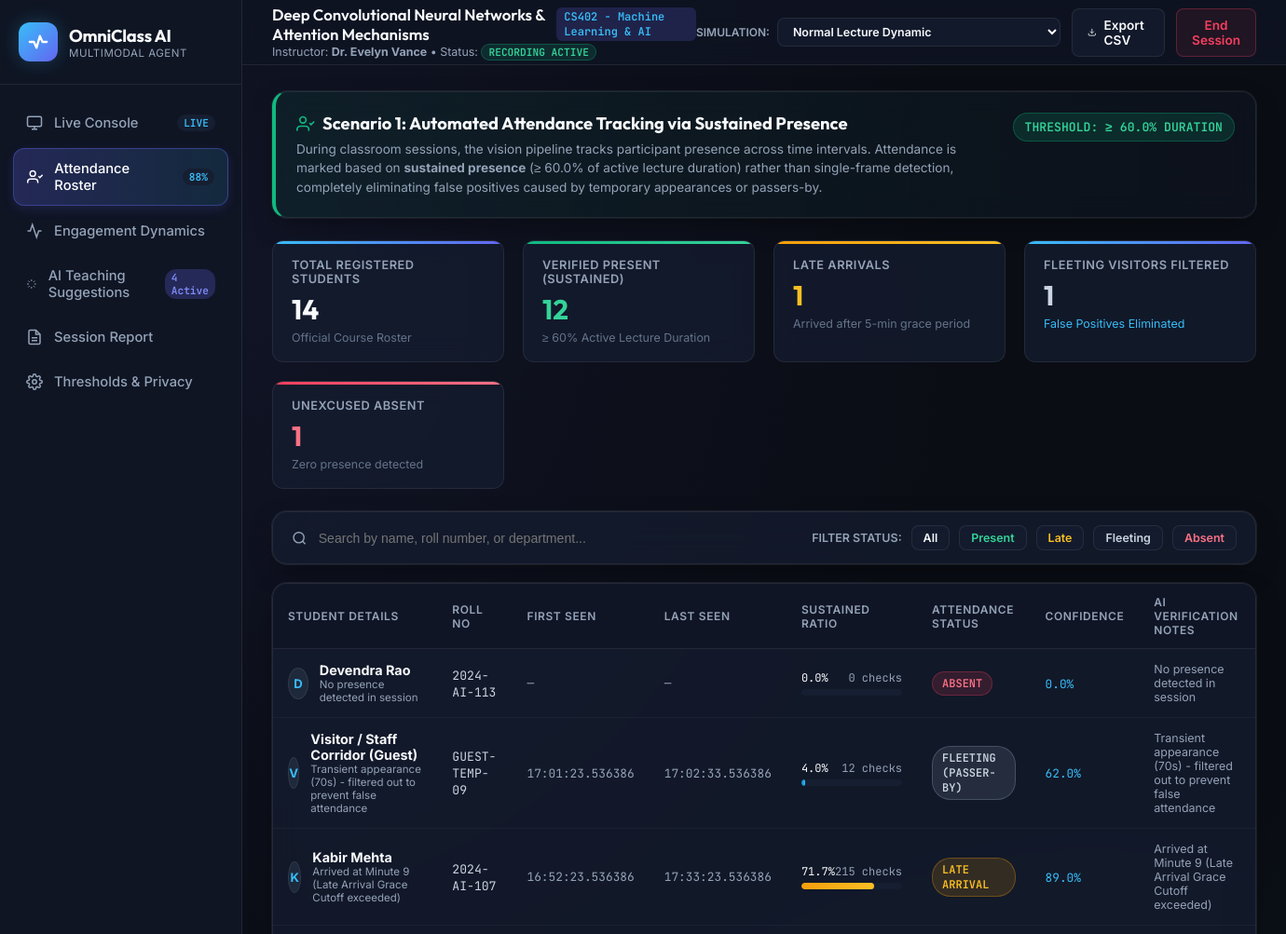
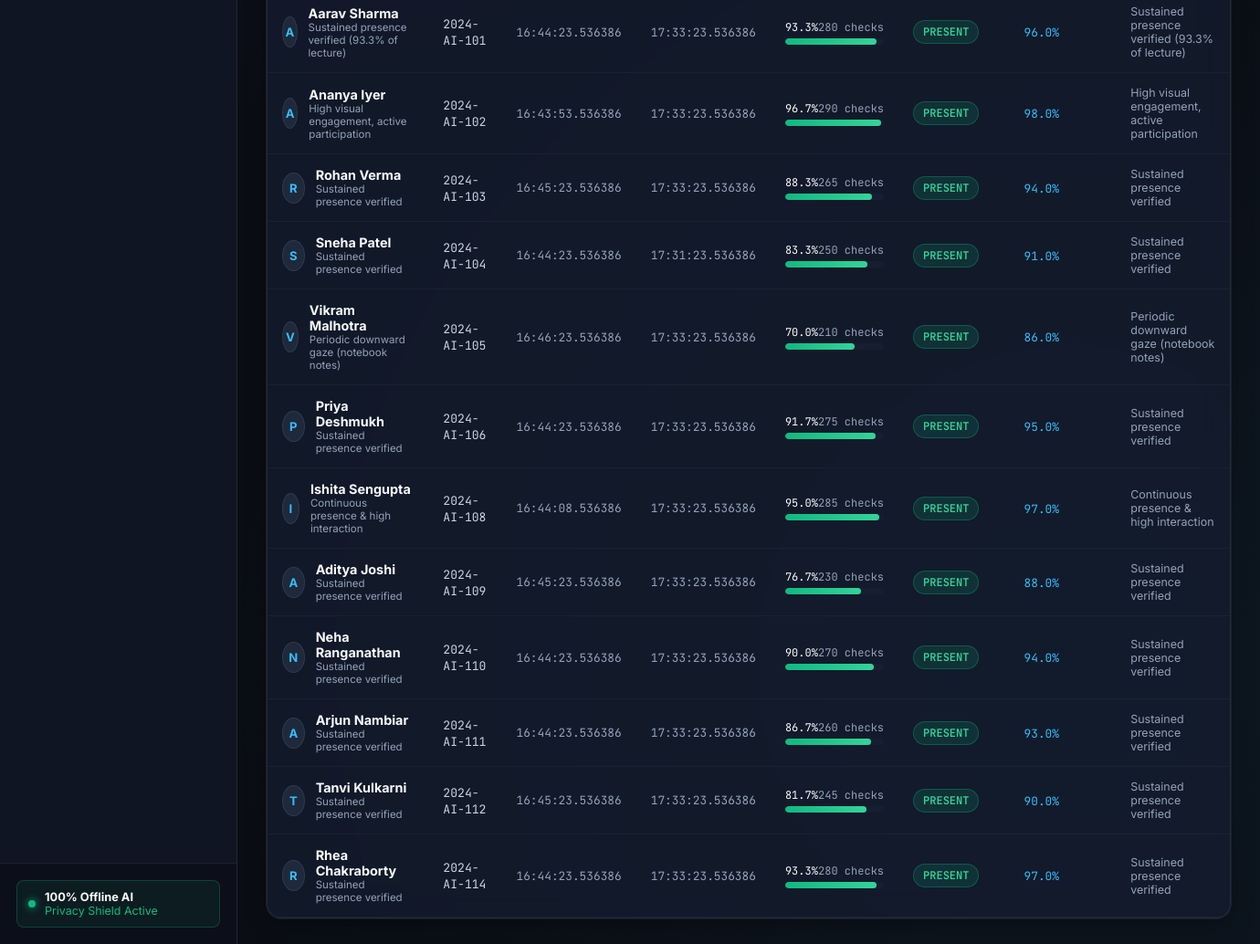
The app's page /attendance with its own data (2 pictures, top to bottom).
### tables this page shows
CREATE TABLE attendance_records (
        id INTEGER PRIMARY KEY AUTOINCREMENT,
        session_id INTEGER NOT NULL,
        student_id INTEGER,
        student_name TEXT NOT NULL,
        roll_no TEXT,
        first_seen TIMESTAMP,
        last_seen TIMESTAMP,
        detection_count INTEGER DEFAULT 0,
        total_session_intervals INTEGER DEFAULT 0,
        presence_ratio REAL DEFAULT 0.0, -- Sustained Presence %
        status TEXT DEFAULT 'ABSENT', -- 'PRESENT', 'LATE', 'FLEETING', 'ABSENT'
        confidence REAL DEFAULT 0.0,
        sustained_met INTEGER DEFAULT 0, -- 1 if >= sustained threshold
        notes TEXT,
        FOREIGN KEY (session_id) REFERENCES sessions(id),
        FOREIGN KEY (student_id) REFERENCES students(id)
    );

### app.py (the view)
@app.route('/attendance')
def attendance():
    conn = get_db_connection()
    sessions = conn.execute("SELECT * FROM sessions ORDER BY id DESC").fetchall()
    latest_records = conn.execute('''
        SELECT * FROM attendance_records
        WHERE session_id = ?
        ORDER BY status ASC, roll_no ASC
    ''', (current_session['id'],)).fetchall()
    students = conn.execute("SELECT * FROM students ORDER BY roll_no ASC").fetchall()
    conn.close()
    return render_template(
        'attendance.html',
        session=current_session,
        sessions=sessions,
        records=latest_records,
        students=students
    )

### models/database.py (called while the page is built)
def get_db_connection():
    os.makedirs(Config.DATA_DIR, exist_ok=True)
    conn = sqlite3.connect(Config.DATABASE_PATH)
    conn.row_factory = sqlite3.Row
    return conn

### templates/attendance.html (shortened to what this page needs)
{% extends "base.html" %}
{% block content %}
<div class="glass-card" style="margin-bottom: 24px; border-left: 4px solid var(--accent-emerald); background: linear-gradient(90deg, rgba(16, 185, 129, 0.08), rgba(15, 21, 35, 0.6));">
  <div style="display: flex; align-items: flex-start; justify-content: space-between; gap: 20px;">
    <div>
      <h3 style="font-family: var(--font-heading); font-size: 1.15rem; color: #f8fafc; margin-bottom: 6px; display: flex; align-items: center; gap: 8px;">
        <svg width="20" height="20" viewBox="0 0 24 24" fill="none" stroke="#10b981" stroke-width="2">
          <path d="M16 21v-2a4 4 0 0 0-4-4H5a4 4 0 0 0-4 4v2"></path>
          <circle cx="8.5" cy="7" r="4"></circle>
          <polyline points="17 11 19 13 23 9"></polyline>
        </svg>
        Scenario 1: Automated Attendance Tracking via Sustained Presence
      </h3>
      <p style="font-size: 0.85rem; color: #94a3b8; line-height: 1.5; max-width: 850px;">
        During classroom sessions, the vision pipeline tracks participant presence across time intervals.
        Attendance is marked based on <strong>sustained presence</strong> (&ge; {{ session.sustained_threshold_pct }}% of active lecture duration)
        rather than single-frame detection, completely eliminating false positives caused by temporary appearances or passers-by.
      </p>
    </div>
    <div style="text-align: right; white-space: nowrap;">
      <span class="status-tag present" style="font-size: 0.82rem; padding: 6px 12px;">
        THRESHOLD: &ge; {{ session.sustained_threshold_pct }}% DURATION
      </span>
    </div>
  </div>
</div>
<div class="metrics-row">
  <div class="stat-card">
    <div class="stat-label">Total Registered Students</div>
    <div class="stat-value">{{ students|length }}</div>
    <div class="stat-sub">Official Course Roster</div>
  </div>
  <div class="stat-card emerald">
    <div class="stat-label">Verified Present (Sustained)</div>
    <div class="stat-value" style="color: #34d399;">
      {{ records|selectattr("status", "equalto", "PRESENT")|list|length }}
    </div>
    <div class="stat-sub">&ge; 60% Active Lecture Duration</div>
  </div>
  <div class="stat-card amber">
    <div class="stat-label">Late Arrivals</div>
    <div class="stat-value" style="color: #fbbf24;">
      {{ records|selectattr("status", "equalto", "LATE")|list|length }}
    </div>
    <div class="stat-sub">Arrived after 5-min grace period</div>
  </div>
  <div class="stat-card">
    <div class="stat-label">Fleeting Visitors Filtered</div>
    <div class="stat-value" style="color: #cbd5e1;">
      {{ records|selectattr("status", "equalto", "FLEETING")|list|length }}
    </div>
    <div class="stat-sub" style="color: #38bdf8;">False Positives Eliminated</div>
  </div>
  <div class="stat-card rose">
    <div class="stat-label">Unexcused Absent</div>
    <div class="stat-value" style="color: #fb7185;">
      {{ records|selectattr("status", "equalto", "ABSENT")|list|length }}
    </div>
    <div class="stat-sub">Zero presence detected</div>
  </div>
</div>
<div class="glass-card" style="margin-bottom: 20px; padding: 14px 20px;">
  <div style="display: flex; align-items: center; justify-content: space-between; gap: 16px; flex-wrap: wrap;">
    <div style="display: flex; align-items: center; gap: 12px; flex: 1; max-width: 400px;">
      <svg width="18" height="18" viewBox="0 0 24 24" fill="none" stroke="#94a3b8" stroke-width="2">
        <circle cx="11" cy="11" r="8"></circle>
        <line x1="21" y1="21" x2="16.65" y2="16.65"></line>
      </svg>
      <input type="text" id="rosterSearchInput" placeholder="Search by name, roll number, or department..."
             style="background: transparent; border: none; color: white; width: 100%; outline: none; font-size: 0.88rem;">
    </div>
    <div style="display: flex; align-items: center; gap: 10px;">
      <span style="font-size: 0.78rem; color: #94a3b8; font-weight: 600;">FILTER STATUS:</span>
      <button class="btn btn-secondary filter-btn active" data-filter="all" style="padding: 5px 12px; font-size: 0.78rem;">All</button>
      <button class="btn btn-secondary filter-btn" data-filter="PRESENT" style="padding: 5px 12px; font-size: 0.78rem; color: #34d399;">Present</button>
      <button class="btn btn-secondary filter-btn" data-filter="LATE" style="padding: 5px 12px; font-size: 0.78rem; color: #fbbf24;">Late</button>
      <button class="btn btn-secondary filter-btn" data-filter="FLEETING" style="padding: 5px 12px; font-size: 0.78rem; color: #cbd5e1;">Fleeting</button>
      <button class="btn btn-secondary filter-btn" data-filter="ABSENT" style="padding: 5px 12px; font-size: 0.78rem; color: #fb7185;">Absent</button>
    </div>
  </div>
</div>
<div class="glass-card" style="padding: 0; overflow: hidden;">
  <div class="table-responsive">
    <table class="data-table" id="attendanceTable">
      <thead>
        <tr>
          <th>Student Details</th>
          <th>Roll No</th>
          <th>First Seen</th>
          <th>Last Seen</th>
          <th>Sustained Ratio</th>
          <th>Attendance Status</th>
          <th>Confidence</th>
          <th>AI Verification Notes</th>
        </tr>
      </thead>
      <tbody>
        {% for rec in records %}
        <tr data-status="{{ rec.status }}">
          <td>
            <div style="display: flex; align-items: center; gap: 12px;">
              <div style="width: 34px; height: 34px; border-radius: 50%; background: #1e293b; border: 1px solid var(--border-subtle); display: flex; align-items: center; justify-content: center; font-weight: 700; font-size: 0.82rem; color: #38bdf8;">
                {{ rec.student_name[0] }}
              </div>
              <div>
                <strong style="color: #f8fafc; font-size: 0.9rem;">{{ rec.student_name }}</strong>
                <div style="font-size: 0.72rem; color: #94a3b8;">{{ rec.notes or 'AI & Data Science' }}</div>
              </div>
            </div>
          </td>
          <td>
            <span style="font-family: var(--font-mono); color: #cbd5e1; font-size: 0.82rem;">{{ rec.roll_no }}</span>
          </td>
          <td style="font-family: var(--font-mono); font-size: 0.8rem; color: #94a3b8;">
            {{ rec.first_seen.split(' ')[1] if rec.first_seen else '—' }}
          </td>
          <td style="font-family: var(--font-mono); font-size: 0.8rem; color: #94a3b8;">
            {{ rec.last_seen.split(' ')[1] if rec.last_seen else '—' }}
          </td>
          <td style="min-width: 140px;">
            <div style="display: flex; align-items: center; justify-content: space-between; font-size: 0.75rem; margin-bottom: 4px; font-family: var(--font-mono);">
              <span>{{ (rec.presence_ratio * 100)|round(1) }}%</span>
              <span style="color: #94a3b8;">{{ rec.detection_count }} checks</span>
            </div>
            <div class="progress-bar-wrap">
              {% if rec.status == 'PRESENT' %}
                <div class="progress-fill green" style="width: {{ (rec.presence_ratio * 100)|round }}%;"></div>
              {% elif rec.status == 'LATE' %}
                <div class="progress-fill amber" style="width: {{ (rec.presence_ratio * 100)|round }}%;"></div>
              {% elif rec.status == 'FLEETING' %}
                <div class="progress-fill cyan" style="width: {{ (rec.presence_ratio * 100)|round }}%;"></div>
              {% else %}
                <div class="progress-fill rose" style="width: 0%;"></div>
              {% endif %}
            </div>
          </td>
          <td>
            {% if rec.status == 'PRESENT' %}
              <span class="status-tag present">PRESENT</span>
            {% elif rec.status == 'LATE' %}
              <span class="status-tag late">LATE ARRIVAL</span>
            {% elif rec.status == 'FLEETING' %}
              <span class="status-tag fleeting">FLEETING (PASSER-BY)</span>
            {% else %}
              <span class="status-tag absent">ABSENT</span>
            {% endif %}
          </td>
          <td>
            <span style="font-family: var(--font-mono); font-size: 0.8rem; color: #38bdf8;">
              {{ (rec.confidence * 100)|round }}%
            </span>
          </td>
          <td style="font-size: 0.78rem; color: #94a3b8; max-width: 240px;">
            {{ rec.notes }}
          </td>
        </tr>
        {% endfor %}
      </tbody>
    </table>
  </div>
</div>
{% endblock %}

### templates/base.html (shortened to what this page needs)
<!DOCTYPE html>
<html lang="en">
<head>
  <link rel="stylesheet" href="{{ url_for('static', filename='css/style.css') }}">
  <link rel="stylesheet" href="{{ url_for('static', filename='css/dashboard.css') }}">
</head>
<body>
  <aside class="app-sidebar">
    <div class="brand-header">
      <div class="brand-icon">
        <svg width="22" height="22" viewBox="0 0 24 24" fill="none" stroke="currentColor" stroke-width="2.5" stroke-linecap="round" stroke-linejoin="round">
          <path d="M2 12h5l3 7 4-14 3 7h5"></path>
        </svg>
      </div>
      <div class="brand-title">
        <h1>OmniClass AI</h1>
        <p>Multimodal Agent</p>
      </div>
    </div>
    <nav class="sidebar-nav">
      <a href="{{ url_for('index') }}" class="nav-link {% if request.endpoint == 'index' %}active{% endif %}">
        <svg viewBox="0 0 24 24" fill="none" stroke="currentColor">
          <rect x="2" y="3" width="20" height="14" rx="2" ry="2"></rect>
          <line x1="8" y1="21" x2="16" y2="21"></line>
          <line x1="12" y1="17" x2="12" y2="21"></line>
        </svg>
        <span>Live Console</span>
        <span class="badge-pill">LIVE</span>
      </a>
      <a href="{{ url_for('attendance') }}" class="nav-link {% if request.endpoint == 'attendance' %}active{% endif %}">
        <svg viewBox="0 0 24 24" fill="none" stroke="currentColor">
          <path d="M16 21v-2a4 4 0 0 0-4-4H5a4 4 0 0 0-4 4v2"></path>
          <circle cx="8.5" cy="7" r="4"></circle>
          <polyline points="17 11 19 13 23 9"></polyline>
        </svg>
        <span>Attendance Roster</span>
        <span class="badge-pill" id="sustainedRateBadge">88%</span>
      </a>
      <a href="{{ url_for('engagement') }}" class="nav-link {% if request.endpoint == 'engagement' %}active{% endif %}">
        <svg viewBox="0 0 24 24" fill="none" stroke="currentColor">
          <polyline points="22 12 18 12 15 21 9 3 6 12 2 12"></polyline>
        </svg>
        <span>Engagement Dynamics</span>
      </a>
      <a href="{{ url_for('suggestions') }}" class="nav-link {% if request.endpoint == 'suggestions' %}active{% endif %}">
        <svg viewBox="0 0 24 24" fill="none" stroke="currentColor">
          <path d="M12 2v4M12 18v4M4.93 4.93l2.83 2.83M16.24 16.24l2.83 2.83M2 12h4M18 12h4M4.93 19.07l2.83-2.83M16.24 7.76l2.83-2.83"></path>
        </svg>
        <span>AI Teaching Suggestions</span>
        <span class="badge-pill" id="suggestionsCountBadge" style="background: rgba(99, 102, 241, 0.25); color: #818cf8;">4 Active</span>
      </a>
      <a href="{{ url_for('session_report', session_id=session.id) }}" class="nav-link {% if request.endpoint == 'session_report' %}active{% endif %}">
        <svg viewBox="0 0 24 24" fill="none" stroke="currentColor">
          <path d="M14 2H6a2 2 0 0 0-2 2v16a2 2 0 0 0 2 2h12a2 2 0 0 0 2-2V8z"></path>
          <polyline points="14 2 14 8 20 8"></polyline>
          <line x1="16" y1="13" x2="8" y2="13"></line>
          <line x1="16" y1="17" x2="8" y2="17"></line>
        </svg>
        <span>Session Report</span>
      </a>
      <a href="{{ url_for('settings') }}" class="nav-link {% if request.endpoint == 'settings' %}active{% endif %}">
        <span>Thresholds & Privacy</span>
      </a>
    </nav>
    <div class="sidebar-footer">
      <div class="privacy-badge">
        <span class="status-dot"></span>
        <div>
          <strong style="color: #f8fafc; font-size: 0.8rem; display: block;">100% Offline AI</strong>
          <span>Privacy Shield Active</span>
        </div>
      </div>
    </div>
  </aside>
  <div class="app-main">
    <header class="top-navbar">
      <div class="session-info">
        <div class="session-title-wrap">
          <h2>
            {{ session.title }}
            <span class="course-tag">{{ session.course_code }}</span>
          </h2>
          <div class="session-meta">
            Instructor: <strong>{{ session.instructor_name }}</strong> • Status: <span class="status-tag present" style="padding: 1px 7px; font-size: 0.7rem;">RECORDING ACTIVE</span>
          </div>
        </div>
      </div>
      <div class="top-actions">
        <div style="display: flex; align-items: center; gap: 8px;">
          <span style="font-size: 0.75rem; color: #94a3b8; font-weight: 600;">SIMULATION:</span>
          <select id="simScenarioSelect" class="btn btn-secondary" style="padding: 6px 12px; font-size: 0.78rem;">
            <option value="normal">Normal Lecture Dynamic</option>
          </select>
        </div>
        <a href="{{ url_for('export_attendance_csv', session_id=session.id) }}" class="btn btn-secondary">
          <svg width="15" height="15" viewBox="0 0 24 24" fill="none" stroke="currentColor" stroke-width="2">
            <path d="M21 15v4a2 2 0 0 1-2 2H5a2 2 0 0 1-2-2v-4"></path>
            <polyline points="7 10 12 15 17 10"></polyline>
            <line x1="12" y1="15" x2="12" y2="3"></line>
          </svg>
          Export CSV
        </a>
        <button id="endSessionBtn" class="btn btn-outline-danger">
          End Session
        </button>
      </div>
    </header>
    <main class="page-container">
      {% block content %}{% endblock %}
    </main>
  </div>
</body>
</html>

### records on screen
attendance_records: student_name "D", student_name "Devendra Rao", notes "No presence detected in session", roll_no "2024-AI-113", first_seen "—", last_seen "—", (rec.presence_ratio*100)|round(1) "0.0", detection_count "0", status "ABSENT", (rec.confidence*100)|round "0.0"
attendance_records: student_name "V", student_name "Visitor / Staff Corridor (Guest)", notes "Transient appearance (70s) - filtered out to prevent false attendance", roll_no "GUEST-TEMP-09", first_seen "17:01:23.536386", last_seen "17:02:33.536386", (rec.presence_ratio*100)|round(1) "4.0", detection_count "12", status "FLEETING (PASSER-BY)", (rec.confidence*100)|round "62.0"
attendance_records: student_name "K", student_name "Kabir Mehta", notes "Arrived at Minute 9 (Late Arrival Grace Cutoff exceeded)", roll_no "2024-AI-107", first_seen "16:52:23.536386", last_seen "17:33:23.536386", (rec.presence_ratio*100)|round(1) "71.7", detection_count "215", status "LATE ARRIVAL", (rec.confidence*100)|round "89.0"
attendance_records: student_name "A", student_name "Aarav Sharma", notes "Sustained presence verified (93.3% of lecture)", roll_no "2024-AI-101", first_seen "16:44:23.536386", last_seen "17:33:23.536386", (rec.presence_ratio*100)|round(1) "93.3", detection_count "280", status "PRESENT", (rec.confidence*100)|round "96.0"
attendance_records: student_name "A", student_name "Ananya Iyer", notes "High visual engagement, active participation", roll_no "2024-AI-102", first_seen "16:43:53.536386", last_seen "17:33:23.536386", (rec.presence_ratio*100)|round(1) "96.7", detection_count "290", status "PRESENT", (rec.confidence*100)|round "98.0"
attendance_records: student_name "R", student_name "Rohan Verma", notes "Sustained presence verified", roll_no "2024-AI-103", first_seen "16:45:23.536386", last_seen "17:33:23.536386", (rec.presence_ratio*100)|round(1) "88.3", detection_count "265", status "PRESENT", (rec.confidence*100)|round "94.0"
attendance_records: student_name "S", student_name "Sneha Patel", notes "Sustained presence verified", roll_no "2024-AI-104", first_seen "16:44:23.536386", last_seen "17:31:23.536386", (rec.presence_ratio*100)|round(1) "83.3", detection_count "250", status "PRESENT", (rec.confidence*100)|round "91.0"
attendance_records: student_name "V", student_name "Vikram Malhotra", notes "Periodic downward gaze (notebook notes)", roll_no "2024-AI-105", first_seen "16:46:23.536386", last_seen "17:33:23.536386", (rec.presence_ratio*100)|round(1) "70.0", detection_count "210", status "PRESENT", (rec.confidence*100)|round "86.0"
attendance_records: student_name "P", student_name "Priya Deshmukh", notes "Sustained presence verified", roll_no "2024-AI-106", first_seen "16:44:23.536386", last_seen "17:33:23.536386", (rec.presence_ratio*100)|round(1) "91.7", detection_count "275", status "PRESENT", (rec.confidence*100)|round "95.0"
attendance_records: student_name "I", student_name "Ishita Sengupta", notes "Continuous presence & high interaction", roll_no "2024-AI-108", first_seen "16:44:08.536386", last_seen "17:33:23.536386", (rec.presence_ratio*100)|round(1) "95.0", detection_count "285", status "PRESENT", (rec.confidence*100)|round "97.0"
attendance_records: student_name "A", student_name "Aditya Joshi", notes "Sustained presence verified", roll_no "2024-AI-109", first_seen "16:45:23.536386", last_seen "17:33:23.536386", (rec.presence_ratio*100)|round(1) "76.7", detection_count "230", status "PRESENT", (rec.confidence*100)|round "88.0"
attendance_records: student_name "N", student_name "Neha Ranganathan", notes "Sustained presence verified", roll_no "2024-AI-110", first_seen "16:44:23.536386", last_seen "17:33:23.536386", (rec.presence_ratio*100)|round(1) "90.0", detection_count "270", status "PRESENT", (rec.confidence*100)|round "94.0"
attendance_records: student_name "A", student_name "Arjun Nambiar", notes "Sustained presence verified", roll_no "2024-AI-111", first_seen "16:44:23.536386", last_seen "17:33:23.536386", (rec.presence_ratio*100)|round(1) "86.7", detection_count "260", status "PRESENT", (rec.confidence*100)|round "93.0"
attendance_records: student_name "T", student_name "Tanvi Kulkarni", notes "Sustained presence verified", roll_no "2024-AI-112", first_seen "16:45:23.536386", last_seen "17:33:23.536386", (rec.presence_ratio*100)|round(1) "81.7", detection_count "245", status "PRESENT", (rec.confidence*100)|round "90.0"
attendance_records: student_name "R", student_name "Rhea Chakraborty", notes "Sustained presence verified", roll_no "2024-AI-114", first_seen "16:44:23.536386", last_seen "17:33:23.536386", (rec.presence_ratio*100)|round(1) "93.3", detection_count "280", status "PRESENT", (rec.confidence*100)|round "97.0"

### other values on screen
{{ session.title }} "Deep Convolutional Neural Networks & Attention Mechanisms"
{{ session.course_code }} "CS402 - Machine Learning & AI"
{{ session.instructor_name }} "Dr. Evelyn Vance"
{{ session.sustained_threshold_pct }} "60.0"
{{ students|length }} "14"
{{ records|selectattr("status", "equalto", "PRESENT")|list|length }} "12"
{{ records|selectattr("status", "equalto", "LATE")|list|length }} "1"
{{ records|selectattr("status", "equalto", "FLEETING")|list|length }} "1"
{{ records|selectattr("status", "equalto", "ABSENT")|list|length }} "1"
